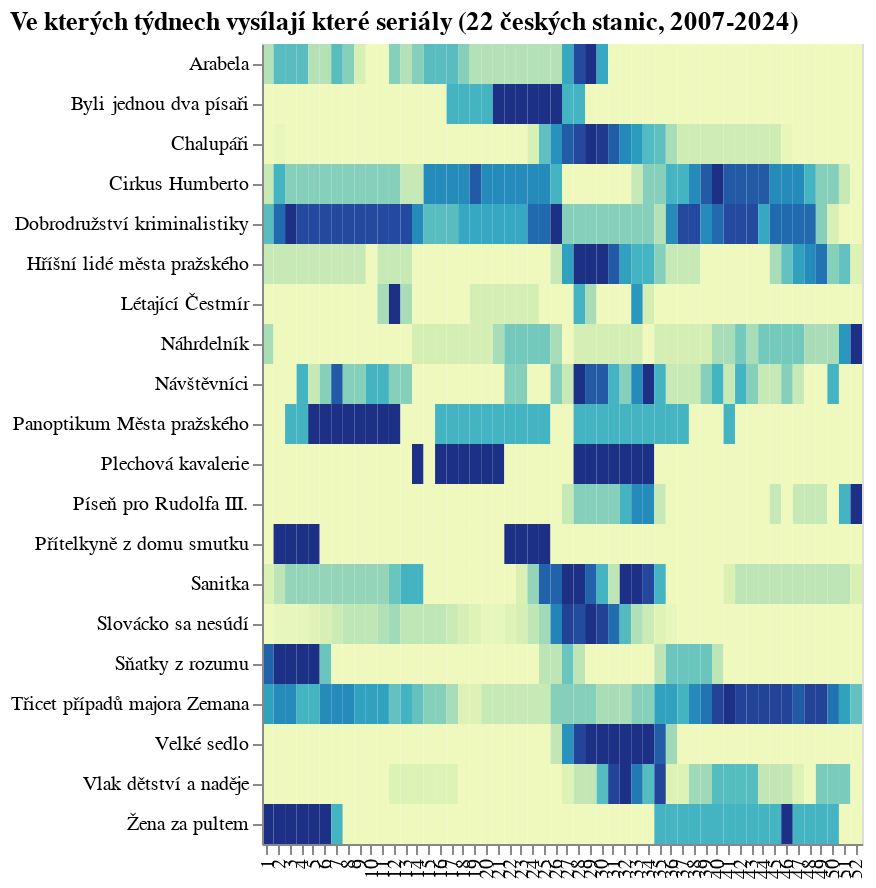

The notebook cell this image was saved under:
### Code cell
alt.Chart(
    do_grafu,
    width=300,
    title=alt.Title(f'Ve kterých týdnech vysílají které seriály ({len(df.select(pl.col('kanal')).unique().to_series().to_list())} českých stanic, 2007-2024)', anchor="start")
).mark_rect().encode(
    alt.X('datum:N', axis=alt.Axis(title=None)),
    alt.Y('co:N', axis=alt.Axis(title=None)),
    alt.Color('len:Q', legend=None)
)

### Figure 1 — Vega-Lite specification as saved in the notebook (floating-point values rounded to 4 significant figures; data arrays with more than 128 entries replaced by an {"elided": "..."} marker saying what was removed)
{"config": {"view": {"continuousWidth": 300, "continuousHeight": 300}}, "data": {"name": "data-4a0b23e786d4f8df76aac39f0bdc6647"}, "mark": {"type": "rect"}, "encoding": {"color": {"field": "len", "legend": null, "type": "quantitative"}, "x": {"axis": {"title": null}, "field": "datum", "type": "nominal"}, "y": {"axis": {"title": null}, "field": "co", "type": "nominal"}}, "title": {"text": "Ve kterých týdnech vysílají které seriály (22 českých stanic, 2007-2024)", "anchor": "start"}, "width": 300, "$schema": "https://vega.github.io/schema/vega-lite/v5.8.0.json", "datasets": {"data-4a0b23e786d4f8df76aac39f0bdc6647": {"elided": "1040 records"}}}
